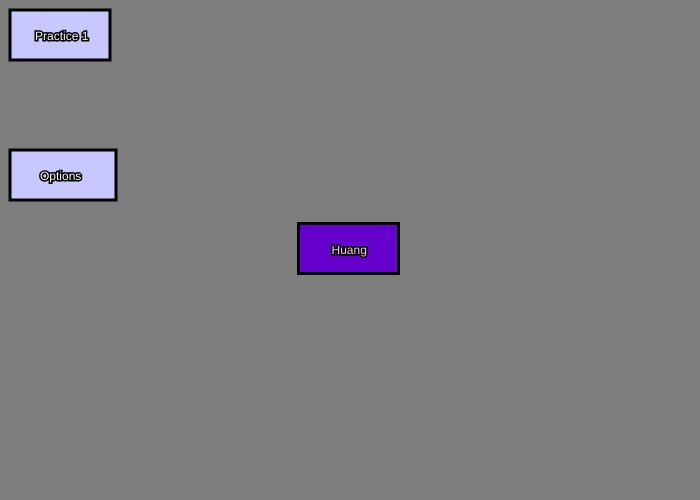
Frame 1 (no input)
Frame 60 (no input): identical to frame 1, image omitted
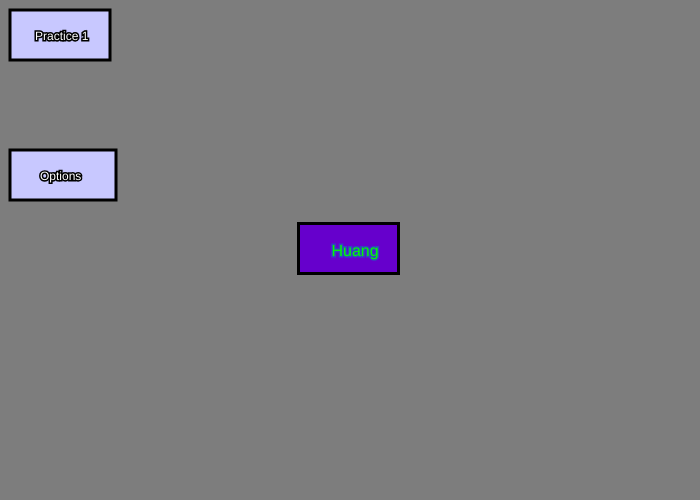
Frame 120 (the mouse pressed at the canvas centre since frame 60)

The p5.js sketch that drew these frames (run headless with seeded random() and noise() and a simulated clock; from frame 60 on, the mouse is pressed at the canvas centre):

// p5.js sketch
// ── sketch.js
var button2X;
var button2Y;
var button3X;
var button3Y;

function setup()
{
  createCanvas(700,500);
  button2X = 10;
  button2Y = 150;
  button3X = (598-1)/2;
  button3Y = (448-1)/2;


}

function draw()
{
	background(125,125,125)


	if (mouseX > 10 && mouseX < 10 + 100 && mouseY > 10 && mouseY < 10+50)
	{
		fill(255,200,0);
		stroke(0,0,0);
		strokeWeight(3);
		rect(10,10,100,50);
	}
	else
	{
		fill(200,200,255);
		stroke(0,0,0);
		strokeWeight(3);
		rect(10,10,100,50);
	}

	fill(255,255,255);
	stroke(0,0,0);
	textSize(12);
	text("Practice 1",35,40);


	fill(200,200,255);
	stroke(0,0,0);
	rect(button2X,button2Y,106,50);

	if (mouseX > button2X && mouseX < button2X + 100 && mouseY > button2Y && mouseY < button2Y+50)
	{
		fill(248,89,255);
		stroke(51,70,190);
		textSize(16);
		text("Options",button2X+30-5,button2Y+30+2);
	}
	else
	{
		fill(255,255,255);
		stroke(0,0,0);
		textSize(12);
		text("Options",button2X+30,button2Y+30);
	}

  // Task 3
  fill(102,0,204);
	rect(button3X,button3Y,100,50);

  if (mouseX > button3X && mouseX < button3X + 100 && mouseY > button3Y && mouseY < button3Y+50)
  {
    fill(0,255,0);
    stroke(51,70,190);
    textSize(16);
    text("Huang",button3X+33,button3Y+30+2);
  }
  else
  {
    fill(255,204,229);
    stroke(0,0,0);
    textSize(12);
    text("Huang",button3X+33,button3Y+30);
  }

}
